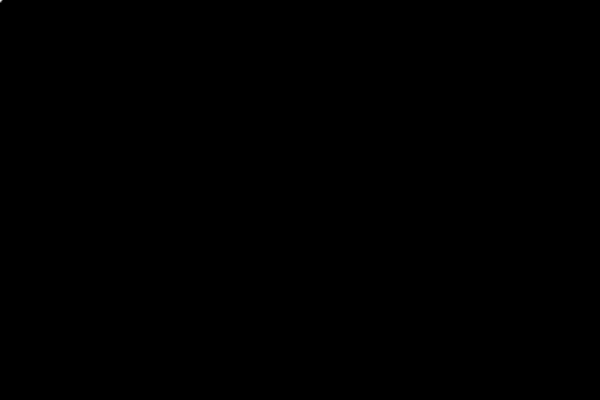
Frame 1 (no input)
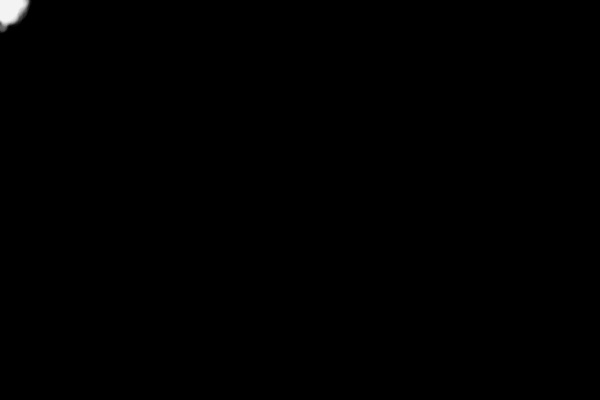
Frame 60 (the mouse pressed at the canvas centre just before this capture)
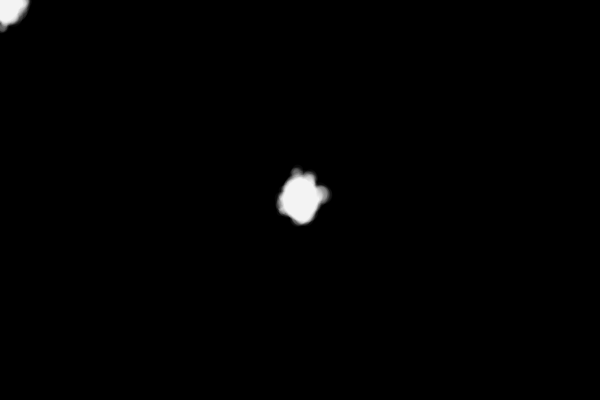
Frame 120 (the mouse held since frame 60 and released just before this capture)

The Processing sketch that drew these frames (run headless with seeded random() and noise(); from frame 60 on, the mouse is pressed at the canvas centre):

// Processing sketch: processing_49174
// ── processing_49174.pde

int num=100;
float[]X=new float[num];
float[]Y=new float[num];
float[]es=new float[num];
float amount;

void setup(){
  size(600,400);
  background(0);
}

void draw(){
    amount=2;
   for(int i=0; i<num; i++){
     X[i]+=random(-amount,amount);
     X[i]=constrain(X[i],0,width);
     Y[i]+=random(-amount,amount);
     Y[i]=constrain(Y[i],0,height);
     es[i]+=random(-amount,amount);
     es[i]=constrain(es[i],2,20);
     noStroke();
     fill(255,10);
     ellipse(X[i],Y[i],es[i],es[i]);
   }
   if(mouseButton==RIGHT){
     background(0); 
   }  
}

void mousePressed(){
  for(int i=0; i<num; i++){
    X[i]=mouseX;
    Y[i]=mouseY;
  }
} 
      

                
                                                
